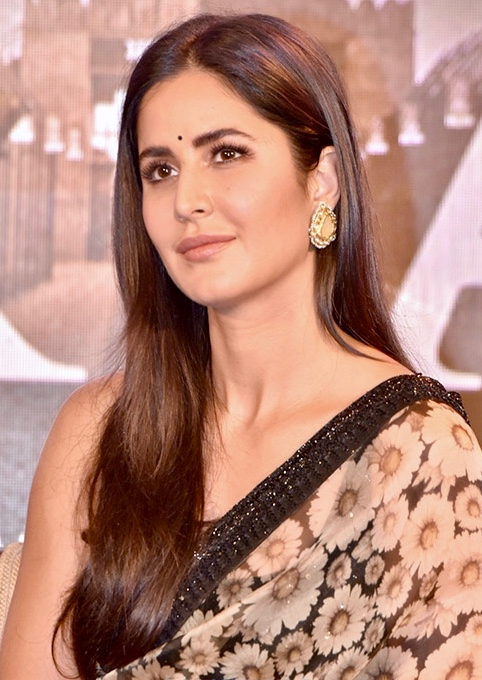
#> input picture Assignment1/Katrina_Kaif.jpg, 482 x 680 px, given in place of template.png, which was not available
$ jupyter execute --allow-errors 180428T_en2550_a05.ipynb   (shell and % lines are left out)   (text cells are left out)
#> lines starting #> are read from the running program, lines starting #| are printed output that depends on the picture; after the words box and inside, x2 and y2 are one past the last pixel; in counts of white or black regions, pixels touching at a corner belong together; pictures that were not available may be replaced by others from this repository, and a replacement may not be noted
[cell 1]
import cv2 as cv
import numpy as np
import matplotlib.pyplot as plt
from google.colab.patches import cv2_imshow

[cell 2]
template_im = cv.imread(r'template.png', cv.IMREAD_GRAYSCALE)
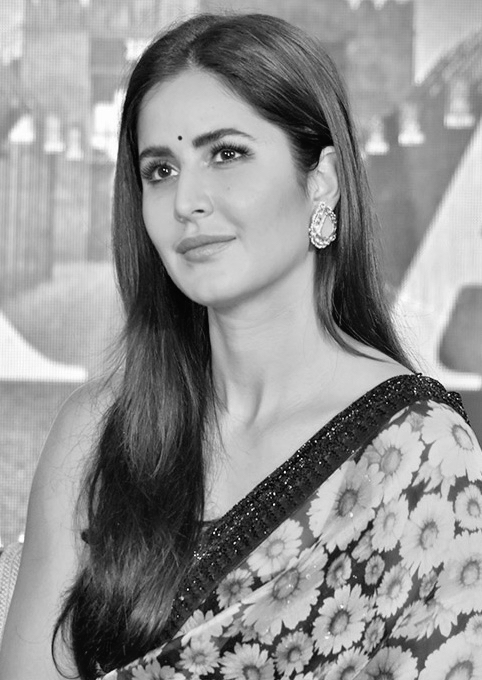
#> template_im: shape (680, 482); min 2, max 255, mean 145
belt_im =  cv.imread(r'belt.png', cv.IMREAD_GRAYSCALE)

fig, ax = plt. subplots(1,2,figsize=(10,10))
ax[0].imshow(template_im, cmap='gray')
ax[1].imshow(belt_im, cmap='gray')
plt.show()
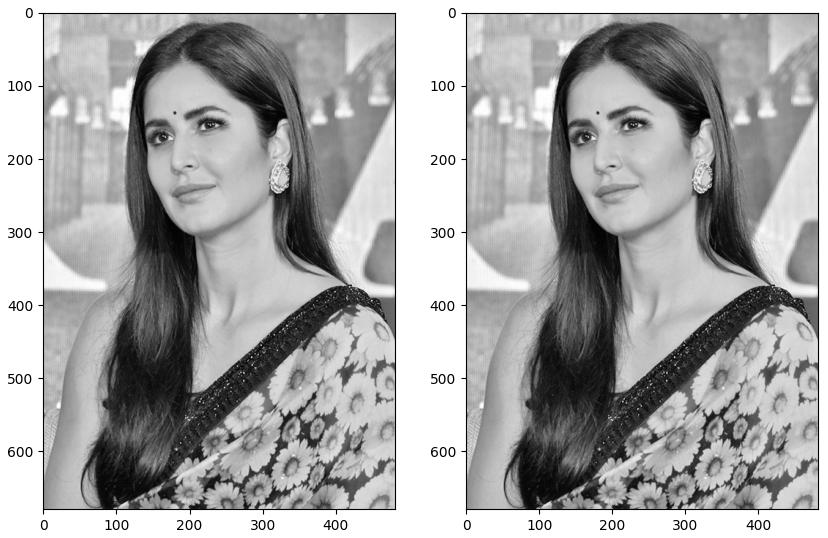
#> figure drawn by matplotlib, 2 panels

[cell 3]
th_t, img_t = cv.threshold(template_im,0,255,cv.THRESH_BINARY_INV+cv.THRESH_OTSU)
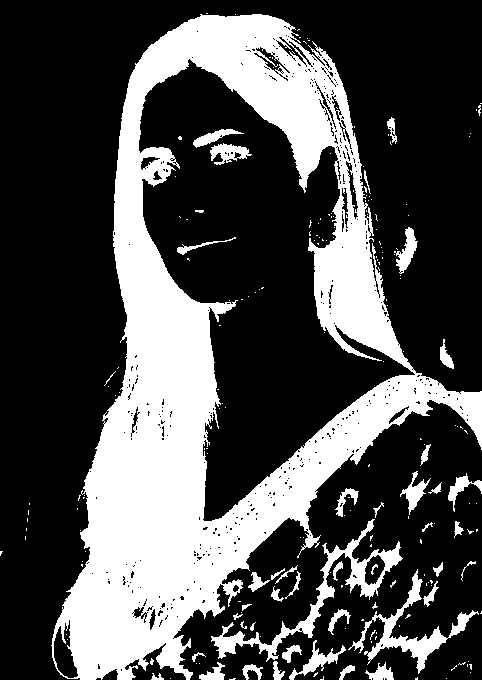
#> img_t: shape (680, 482); 30.6% white; 209 white regions (164 under 20 px), largest, box (x1, y1, x2, y2) and area: (51, 14, 482, 680) 88159, (211, 519, 403, 662) 3260, (348, 569, 479, 674) 2218
#> th_t = 120
th_b, img_b = cv.threshold(belt_im,0,255,cv.THRESH_BINARY_INV+cv.THRESH_OTSU)
#> th_b = 120

[cell 4]
kernel = np.ones((3,3),dtype='uint8')
closing_t = cv.morphologyEx(img_t, cv.MORPH_CLOSE, kernel)
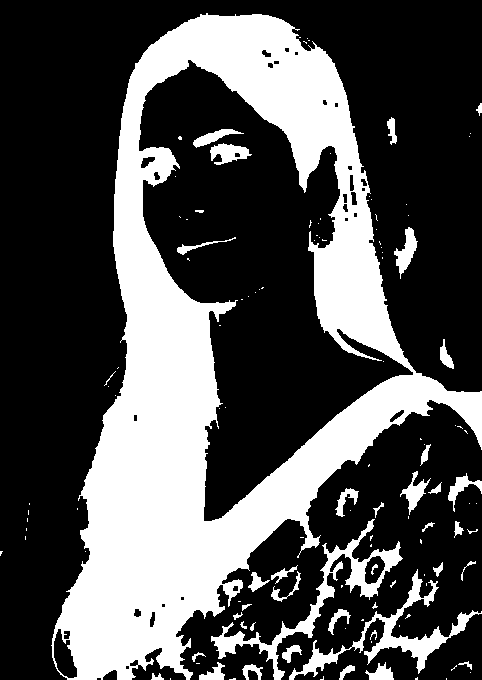
#> closing_t: shape (680, 482); 31.7% white; 123 white regions (82 under 20 px)
closing_b = cv.morphologyEx(img_b, cv.MORPH_CLOSE, kernel)

[cell 5]
fig, ax = plt. subplots(1,2,figsize=(10,10))
ax[0].imshow(img_t, cmap='gray')
ax[1].imshow(img_b, cmap='gray')
plt.show()

[cell 6]
retval_t, labels_t, stats_t, centroids_t = cv.connectedComponentsWithStats(closing_t)
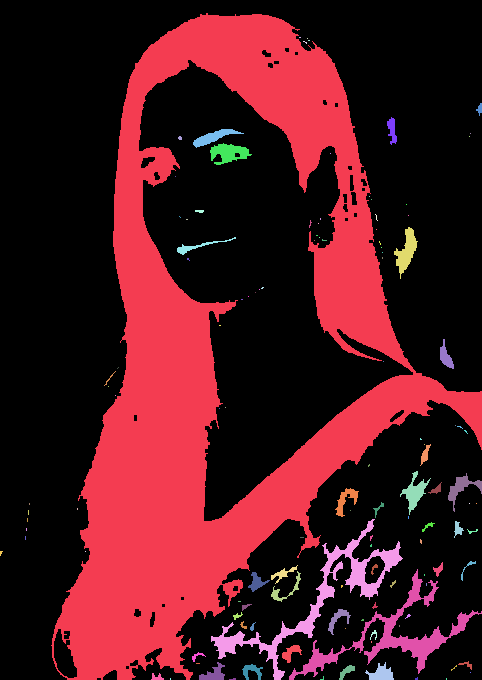
#> labels_t: shape (680, 482) int32; 124 distinct labels, from 0 to 123; one colour per label, 0 black
#> retval_t = 124; stats_t = 124 rows, first 6: [0, 0, 482, 680, 223898], [51, 13, 431, 667, 91354], [299, 37, 2, 1, 2], [307, 38, 1, 1, 1], [303, 41, 4, 3, 5], [308, 40, 2, 1, 2]; centroids_t = 124 pairs, first value 0.556 to 479.3, second value 37 to 678.7
retval_b, labels_b, stats_b, centroids_b = cv.connectedComponentsWithStats(closing_b)
#> retval_b = 124; stats_b has the same summary as stats_t; centroids_b has the same summary as centroids_t

[cell 7]
print(retval_t)
#| 124
print(labels_t)
#> (printed output is left out)
print(stats_t)
#| [[     0      0    482    680 223898]
#|  [    51     13    431    667  91354]
#|  [   299     37      2      1      2]
#|  [   307     38      1      1      1]
#|  [   303     41      4      3      5]
#|  [   308     40      2      1      2]
#|  [   476    103      6     13     42]
#|  [   387    117     10     28    159]
#|  [   193    129     51     19    356]
#|  [   470    133      1      1      1]
#|  [   178    136      4      4     13]
#|  [   469    136      1      1      1]
#> (further printed lines are left out)
print(centroids_t)
#> (printed output is left out)

[cell 8]
print(retval_b)
print(labels_b)
print(stats_b)
print(centroids_b)

[cell 9]
contours_t, hierarchy_t = cv.findContours(closing_t, cv.RETR_TREE, cv.CHAIN_APPROX_SIMPLE)
#> contours_t = 155 contours, 99 with area under 20; largest, box (x1, y1, x2, y2) and area: (51, 13, 482, 680) 148186, (138, 59, 414, 522) 57344, (211, 519, 403, 680) 3512, (289, 569, 482, 680) 2596, (53, 628, 78, 679) 721
contours_b, hierarchy_b = cv.findContours(closing_b, cv.RETR_TREE, cv.CHAIN_APPROX_SIMPLE)
#> contours_b has the same summary as contours_t

[cell 10]
im_contours_belt = np.zeros((belt_im.shape[0],belt_im.shape[1],3), np.uint8)
conts = cv.drawContours(im_contours_belt, contours_b, -1, (0,255,0), 3).astype('uint8')
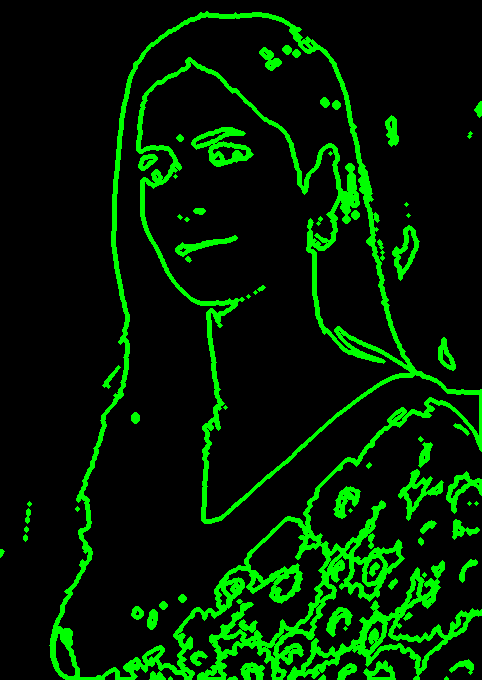
#> conts: shape (680, 482, 3); mean of channels 0, 1, 2 0, 31.7, 0; drawn as B, G, R
plt.imshow(conts)

[cell 11]
im_contours_tem = np.zeros((template_im.shape[0],template_im.shape[1],3), np.uint8)
conts_t = cv.drawContours(im_contours_tem, contours_t, -1, (0,255,0), 3).astype('uint8')
plt.imshow(conts_t)

[cell 12]
label = 1 # remember that the label of the background is 0
belt = ((labels_b >= label)*255).astype('uint8')
belt_cont, template_hierarchy = cv.findContours(belt, cv.RETR_EXTERNAL, cv.CHAIN_APPROX_SIMPLE)
#> belt_cont = 96 contours, 67 with area under 20; largest, box (x1, y1, x2, y2) and area: (51, 13, 482, 680) 148186, (211, 519, 403, 680) 3512, (289, 569, 482, 680) 2596, (394, 227, 418, 279) 469, (400, 471, 431, 515) 370; template_hierarchy = 96 rows, first 6: [1, -1, -1, -1], [2, 0, -1, -1], [3, 1, -1, -1], [4, 2, -1, -1], [5, 3, -1, -1], [6, 4, -1, -1]
for j,c in enumerate(belt_cont):
        print(cv.matchShapes(contours_t[0], c, cv.CONTOURS_MATCH_I1, 0.0))
#> this loop made 96 passes
#> c on passes 1, 3, 7, 11, 17, 19, 20, 23, 29, 30, 31, 33: [[446, 678], [446, 679]], [[170, 678], [170, 679]], [[470, 672]], [[196, 663], [199, 663]], [[371, 641], [371, 642]], [[345, 628]], [[399, 625], [399, 626]], [[362, 619], [361, 620], [363, 620], [363, 619]], [[238, 601], [240, 601]], [[341, 585], [341, 587], [342, 586], [342, 585]], [[426, 583], [426, 585]], [[424, 574], [424, 575]]

[cell 13]
ca=cv.contourArea(contours_b[1])
#> ca = 2.5

[cell 14]
M=cv.moments(contours_b[1])
#> M = moments, m00 2.5, centre m10/m00, m01/m00 = (233.7, 678.5)
cx = int(M['m10']/M['m00'])
#> cx = 233
cy = int(M['m01']/M['m00'])
#> cy = 678

[cell 15]
count=1
object_prev_frame =np.array([cx,cy,ca,count])
#> object_prev_frame = [233, 678, 2.5, 1]

[cell 16]
delta_x=15

[cell 17]
print(ca)
print(cx,cy)

[cell 18]
def get_indexed_image(im):
    th, img = cv.threshold(im,0,255,cv.THRESH_BINARY_INV+cv.THRESH_OTSU)
    kernel = np.ones((3,3),dtype='uint8')
    closing_im = cv.morphologyEx(img, cv.MORPH_CLOSE, kernel)
    retval, labels, stats, centroids = cv.connectedComponentsWithStats(closing_im)
    return retval, labels, stats, centroids

[cell 19]
def is_new(a, b, delta, i): #finding the difference and comparing with delta
    abs_diff = np.absolute(a - b)
    abs_diff[:,i] = (abs_diff[:,i] > delta[i])
    return abs_diff[:,i].all()
    #return None

[cell 20]
# check is_new expected answer False
a = np.array([[1.36100e+03, 5.53000e+02, 5.99245e+04, 2.00000e+00],
[7.61000e+02, 4.53000e+02, 5.99385e+04, 1.00000e+00],
[1.55200e+03, 2.43000e+02, 6.00585e+04, 3.00000e+00]])
b = np.array([7.51000e+02, 4.53000e+02, 5.99385e+04, 3.00000e+00])
delta = np.array([delta_x])
i = np.array([0])
assert is_new(a, b, delta, i) == False, " Check the function "

[cell 21]
def prev_index(a, b, delta, i):
    """ Returns Previous Index
    Returns the index of the apppearance of the object in the previous frame.
    (See thee example in the next cell)
    """
    index = -1
    abs_diff = np.absolute(a - b)
    abs_diff[:,i] = (abs_diff[:,i] <= delta[i])
    #print(abs_diff,i)
    index = np.where(abs_diff[:,i]) #returns the index
    return index[0]

[cell 22]
# check prev_index  expected answer 1
a = np.array([[1.36100e+03, 5.53000e+02, 5.99245e+04, 2.00000e+00],
 [7.61000e+02, 4.53000e+02, 5.99385e+04, 1.00000e+00],
 [1.55200e+03, 2.43000e+02, 6.00585e+04, 3.00000e+00]])
b = np.array([7.51000e+02, 4.53000e+02, 5.99385e+04, 3.00000e+00])
delta = np.array([delta_x])
i = np.array([0])

assert prev_index(a,b,delta,i) == 1, " Check the function "

[cell 23]
cap = cv.VideoCapture('conveyor_two_frame.mp4') # give the correct path here
while cap.isOpened():
    ret, frame = cap.read()
#> frame is the input picture: shape (680, 482, 3); mean B, G, R 117.8, 132.6, 179.5
    if not ret:
        print("Can't receive frame (stream end?). Exiting ...")
        break
    cv2_imshow(frame)
    if cv.waitKey(1) == ord('q'):
#> (key q is pressed here)
        break

cap.release()
cv.destroyAllWindows()

[cell 24]
frames = []
cap = cv.VideoCapture('conveyor_with_rotation.mp4')
print("Video capturing is in progress...")
while cap.isOpened():
    ret, frame = cap.read()
    if not ret:
        print("Can't receive frame (stream end?). Exiting ...")
        break
    frame = cv.cvtColor(frame, cv.COLOR_BGR2GRAY) # convert to grayscale
#> frame: shape (680, 482)
    frames.append(frame)

    if cv.waitKey(1) == ord('q'):
#> (key q is pressed here)
        break

cap.release()
cv.destroyAllWindows()
print("Video capturing completed.")

[cell 25]
contours = [] # storing the plots
draw_contours = []
for frame in frames:
    retval, labels, stats, centroids = get_indexed_image(frame)
    belt = ((labels >= 1)*255).astype('uint8')
    contour,hierarchy  = cv.findContours(belt, cv.RETR_EXTERNAL, cv.CHAIN_APPROX_SIMPLE)
    contours.append(contour)
    im_contours_belt = np.zeros((belt.shape[0],belt.shape[1],3), np.uint8)
    contour = cv.drawContours(im_contours_belt, contour, -1, (0,255,0), 5).astype('uint8')
    draw_contours.append(contour)
#> this loop made 1 pass
#> (th in get_indexed_image, kernel in get_indexed_image, retval) on pass 1: (121, [[1, 1, 1], [1, 1, 1], [1, 1, 1]], 122)
#> pass 1, in get_indexed_image, `th, img = cv.threshold(im,0,255,cv.THRESH_BINARY_INV+cv.THRESH_OTSU)`:
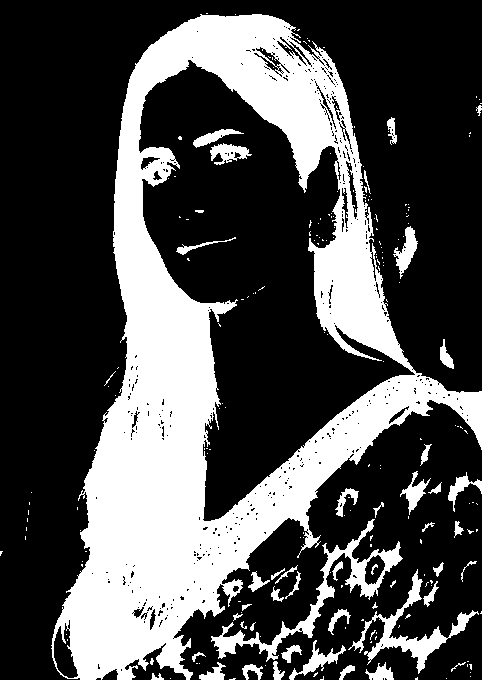
#> img: shape (680, 482); 30.8% white; 213 white regions (167 under 20 px), largest, box (x1, y1, x2, y2) and area: (51, 14, 482, 680) 88557, (211, 519, 403, 662) 3281, (348, 569, 479, 674) 2227
#> pass 1, in get_indexed_image, `closing_im = cv.morphologyEx(img, cv.MORPH_CLOSE, kernel)`:
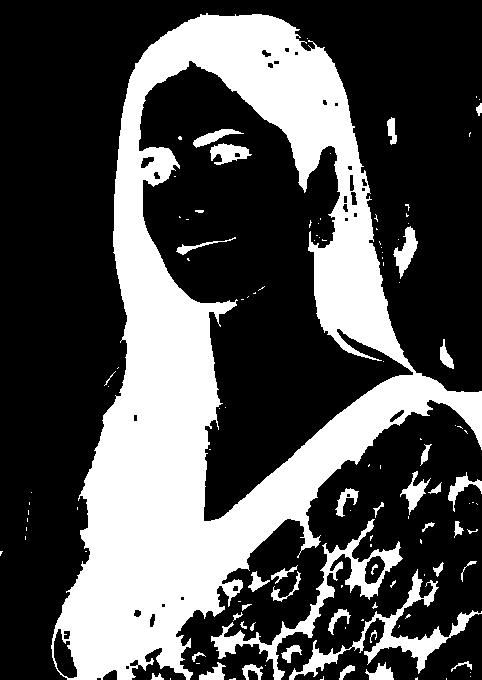
#> closing_im: shape (680, 482); 31.9% white; 121 white regions (80 under 20 px), largest, box (x1, y1, x2, y2) and area: (51, 13, 482, 680) 91659, (211, 519, 403, 680) 3637, (289, 569, 482, 680) 3079
#> pass 1, in get_indexed_image, `retval, labels, stats, centroids = cv.connectedComponentsWithStats(clo..`:
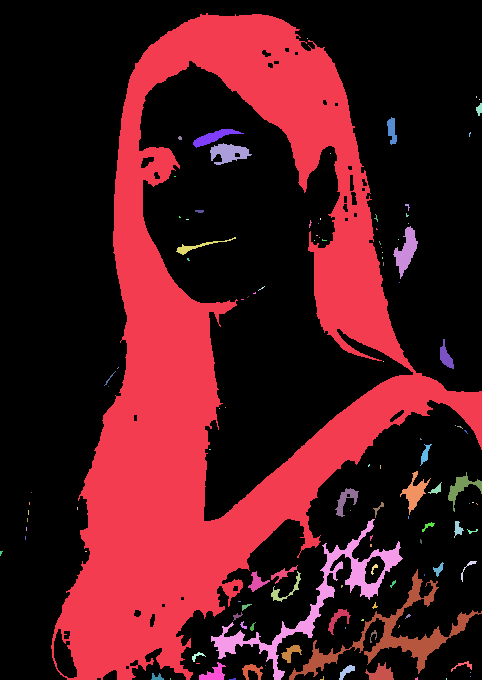
#> labels: shape (680, 482) int32; 122 distinct labels, from 0 to 121; one colour per label, 0 black
#> pass 1, `contour = cv.drawContours(im_contours_belt, contour, -1, (0,255,0), 5)..`:
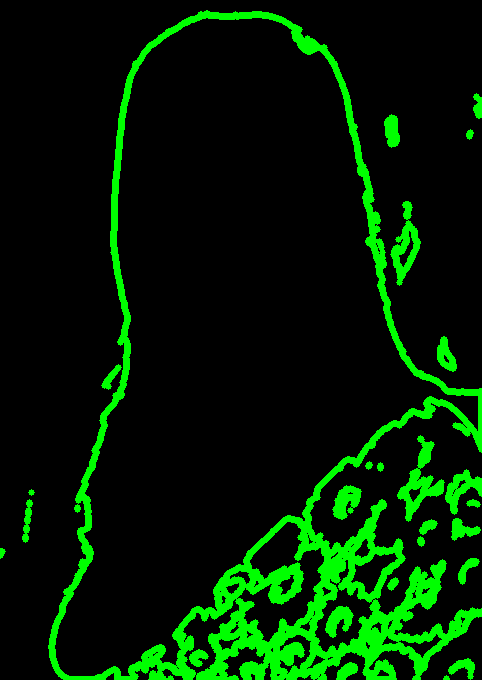
#> contour: shape (680, 482, 3); mean of channels 0, 1, 2 0, 30.9, 0; drawn as B, G, R
#> after the loop, contours = 1 item; draw_contours = 1 item

plt.figure(figsize=(30,20))
#> (the rest of this cell did not finish here and is left out)

[cell 26]
video = []
print("........Extracting Details......")
#> (the rest of this cell did not finish here and is left out)

#> (a cell that did not finish here is left out)

[cell 28]
annotated =[]
frame_no = 1
print("Frame annotation is in progress...")
for frame,draw_contours, contours in zip(video, draw_contours, contours):
    img = draw_contours
    for nut in frame:
        # Annotate the index of the nut
        img = cv.putText(img, str(int(nut[-1])),(int(nut[0]),int(nut[1])),cv.FONT_HERSHEY_SIMPLEX, 2, (0,0,255), 4)
        # Annotate the Connected componets' details
        img = cv.putText(img, "Object {}: {:04} {:04} {:05}".format(int(nut[-1]), int(nut[0]), int(nut[1]), nut[2]),(50,850 + 70*(int(nut[-1])-2)), cv.FONT_HERSHEY_SIMPLEX, 2, (0,0,255), 4)

    img = cv.putText(img, "Frame "+str(frame_no) , (1500,950) , cv.FONT_HERSHEY_SIMPLEX, 2, (0,255,0), 3) # Annotate frame number
    img = cv.drawContours(img, contours, -1, (0,255,0), 5).astype('uint8') # Draw the contours
    img = cv.putText(img, "180428T" , (50,50) , cv.FONT_HERSHEY_SIMPLEX, 2, (255,0,0), 3) #Annotate index number
    annotated.append(img)
    frame_no +=1
#> this loop made 0 passes
#> after the loop, annotated = []; frame_no = 1
print("Annotation completed.")

[cell 29]
plt.figure(figsize=(30,20))
#> (the rest of this cell did not finish here and is left out)

[cell 30]
output = '180428T_en2550_a05.mp4'
fourcc = cv.VideoWriter_fourcc(*'MP4V')
#> fourcc = 1446269005
duration = 9 # initial video's duration
fps = int(len(annotated)/duration) # frame per second
#> fps = 0
#> (the rest of this cell did not finish here and is left out)
